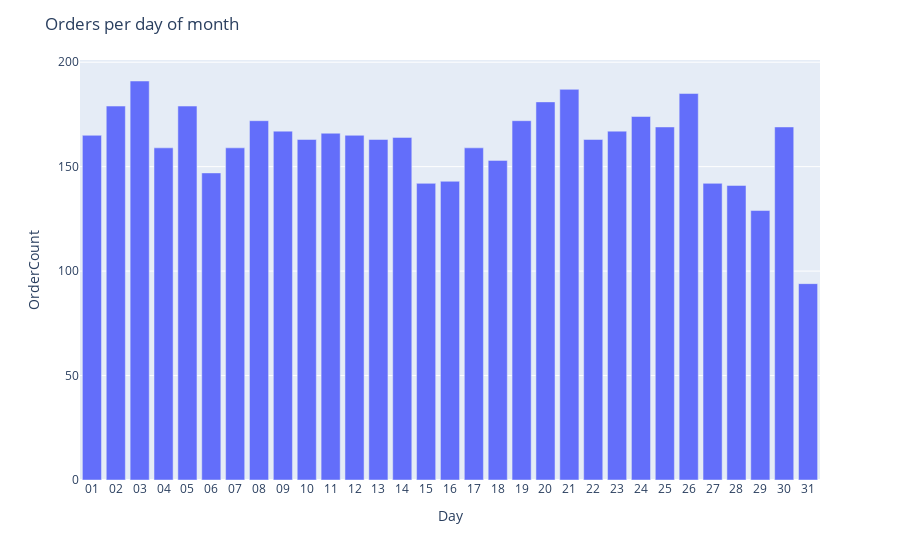

The code cell stored with this chart in its notebook:
### Code cell
# Orders per day of month.
orders_per_day_of_month = pd.read_sql(
    """
    SELECT Day, COUNT (DISTINCT OrderID) AS OrderCount
    FROM (
        SELECT
            *,
            SUBSTR(OrderDate, 9, 2) AS Day
        FROM Orders
    )
    GROUP BY Day

    """, db_conn)

fig = px.bar(orders_per_day_of_month, x='Day', y='OrderCount')
fig.update_layout(title='Orders per day of month')
fig.show()

### Figure 1 — Plotly figure (JSON) as saved in the notebook; plotly's stock layout.template omitted (floating-point values rounded to 4 significant figures)
{"data": [{"alignmentgroup": "True", "hovertemplate": "Day=%{x}<br>OrderCount=%{y}<extra></extra>", "legendgroup": "", "marker": {"color": "#636efa", "pattern": {"shape": ""}}, "name": "", "offsetgroup": "", "orientation": "v", "showlegend": false, "textposition": "auto", "type": "bar", "x": ["01", "02", "03", "04", "05", "06", "07", "08", "09", "10", "11", "12", "13", "14", "15", "16", "17", "18", "19", "20", "21", "22", "23", "24", "25", "26", "27", "28", "29", "30", "31"], "xaxis": "x", "y": [165, 179, 191, 159, 179, 147, 159, 172, 167, 163, 166, 165, 163, 164, 142, 143, 159, 153, 172, 181, 187, 163, 167, 174, 169, 185, 142, 141, 129, 169, 94], "yaxis": "y"}], "layout": {"barmode": "relative", "legend": {"tracegroupgap": 0}, "margin": {"t": 60}, "title": {"text": "Orders per day of month"}, "xaxis": {"anchor": "y", "domain": [0, 1], "title": {"text": "Day"}}, "yaxis": {"anchor": "x", "domain": [0, 1], "title": {"text": "OrderCount"}}}}
